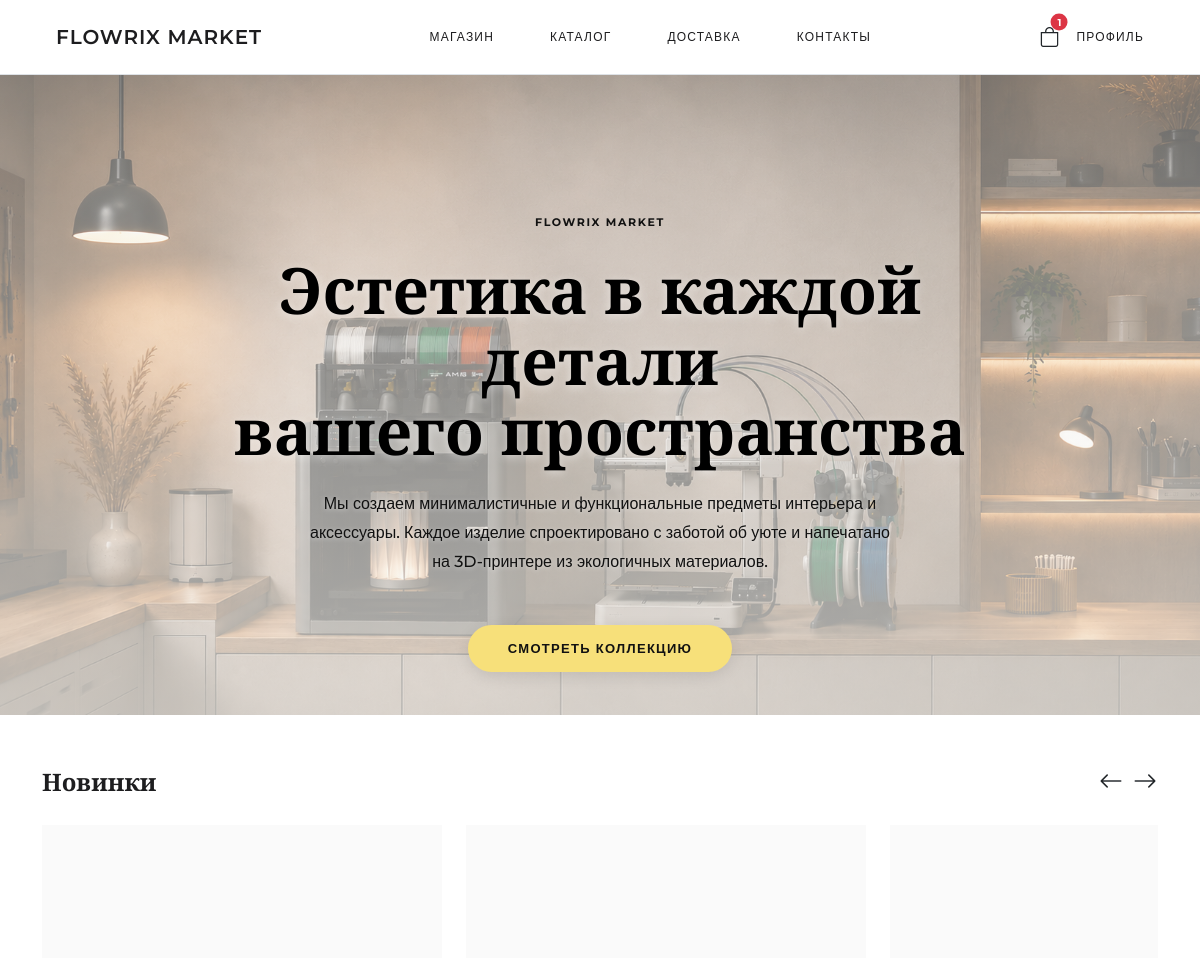
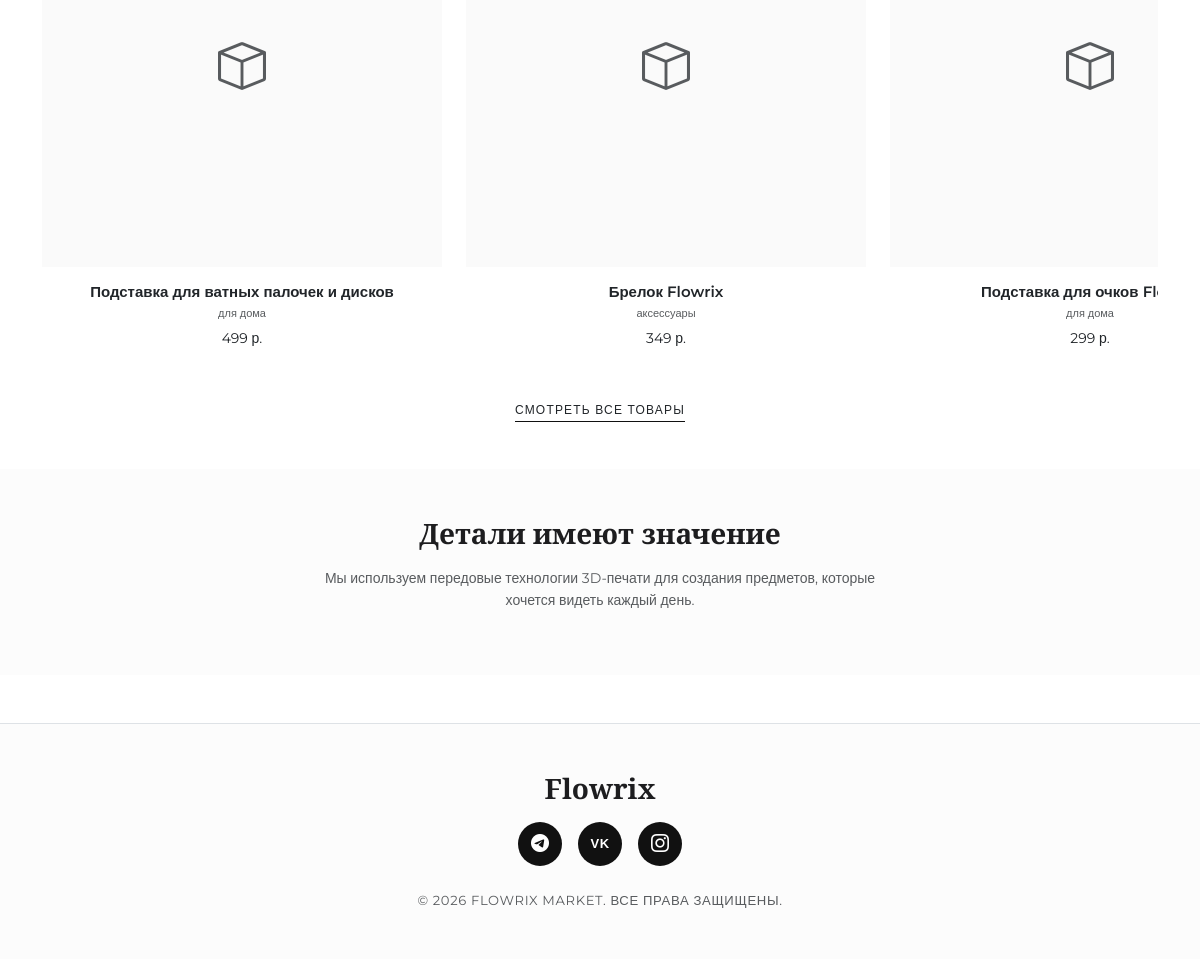
The page / (signed in) on the database its author committed (2 pictures, top to bottom).
### models.py (models this page shows, shortened)
class OrderItem(db.Model):
    __tablename__ = "order_items"
    id = db.Column(db.Integer, primary_key=True)
    order_id = db.Column(db.Integer, db.ForeignKey("orders.id"), nullable=False)
    product_id = db.Column(db.Integer, db.ForeignKey("products.id"), nullable=True)
    quantity = db.Column(db.Integer, nullable=False, default=1)
    price_at_purchase = db.Column(db.Numeric(10, 2), nullable=False)
    order = db.relationship("Order", back_populates="items")
    product = db.relationship("Product", back_populates="order_items")

class Product(db.Model):
    __tablename__ = "products"
    id = db.Column(db.Integer, primary_key=True)
    name = db.Column(db.String(128), nullable=False)
    description = db.Column(db.Text, nullable=True)
    price = db.Column(db.Numeric(10, 2), nullable=False)
    image_filename = db.Column(db.String(256), nullable=True)
    category = db.Column(db.String(64), nullable=True)
    is_available = db.Column(db.Boolean, default=True, nullable=False)
    created_at = db.Column(db.DateTime, default=datetime.utcnow)
    order_items = db.relationship("OrderItem", back_populates="product")
    @property
    def price_float(self) -> float:
        return float(self.price)

### routes/products.py (the view)
@products_bp.route("/")
def home():
    featured = Product.query.filter_by(is_available=True).order_by(
        Product.created_at.desc()
    ).limit(4).all()
    return render_template("home.html", featured=featured)

### models.py (called while the page is built)
@login_manager.user_loader
def load_user(user_id: str):
    return db.session.get(User, int(user_id))

    @property
    def active_cart(self):
        return self.orders.filter_by(status="new").first()

    @property
    def items_count(self) -> int:
        return sum(item.quantity for item in self.items)

### templates/home.html (shortened to what this page needs)
{% extends "base.html" %}
{% block content %}
<section class="d-flex align-items-center justify-content-center text-center position-relative" style="min-height: 80vh; overflow: hidden; background-color: #f7f6f2;">
  <div class="position-absolute w-100 h-100 hero-background"></div>
  <div class="position-absolute w-100 h-100" style="background: linear-gradient(to bottom, rgba(247, 246, 242, 0.2), rgba(247, 246, 242, 0.6));"></div>
  <div class="container position-relative z-1 pt-4 pt-md-5 mt-4 mt-md-5" data-aos="fade-up" style="max-width: 800px;">
    <p class="text-uppercase mb-4 fw-bold" style="letter-spacing: 0.15em; font-size: 11px; color: #111;">Flowrix Market</p>
    <h1 class="font-serif mb-4" style="font-size: clamp(40px, 6vw, 64px); line-height: 1.1; color: #000; text-shadow: 0 2px 10px rgba(255,255,255,0.5);">
      Эстетика в каждой детали<br>вашего пространства
    </h1>
    <p class="mb-5 mx-auto fw-medium" style="font-size: 16px; color: #111; max-width: 600px; line-height: 1.8; text-shadow: 0 1px 5px rgba(255,255,255,0.5);">
      Мы создаем минималистичные и функциональные предметы интерьера и аксессуары. Каждое изделие спроектировано с заботой об уюте и напечатано на 3D-принтере из экологичных материалов.
    </p>
    <a href="{{ url_for('products.index') }}" class="btn btn-accent" style="background-color: #f7e07a; color: #111; box-shadow: 0 4px 15px rgba(0,0,0,0.1);">
      Смотреть коллекцию
    </a>
  </div>
</section>
{% if featured %}
<section class="py-5 bg-white position-relative overflow-hidden">
  <div class="container">
    <div class="d-flex align-items-center justify-content-between mb-4" data-aos="fade-up">
      <h3 class="font-serif mb-0 fs-4">Новинки</h3>
      <div class="d-flex gap-2">
        <button id="scrollLeftBtn" class="btn btn-link text-dark p-0 text-decoration-none fs-4"><i class="bi bi-arrow-left"></i></button>
        <button id="scrollRightBtn" class="btn btn-link text-dark p-0 text-decoration-none fs-4"><i class="bi bi-arrow-right"></i></button>
      </div>
    </div>
    <div id="productCarousel" class="d-flex overflow-auto gap-4 pb-4 pe-4" style="scroll-snap-type: x mandatory; scroll-behavior: smooth; -webkit-overflow-scrolling: touch;">
      {% for product in featured %}
        <div class="flex-shrink-0" style="width: 90vw; max-width: 400px; scroll-snap-align: start;" data-aos="fade-up" data-aos-delay="{{ loop.index * 50 }}">
          <div class="product-card text-center">
            <a href="{{ url_for('products.detail', product_id=product.id) }}" class="text-decoration-none">
              <div class="img-wrapper mb-3 bg-surface d-flex align-items-center justify-content-center overflow-hidden" style="aspect-ratio: 1;">
              </div>
              <h5 class="text-dark mb-1" style="font-size: 15px;">{{ product.name }}</h5>
              <div class="category text-muted mb-1" style="font-size: 11px;">{{ product.category or "Без категории" }}</div>
              <div class="price text-dark">{{ "%.0f"|format(product.price_float) }} р.</div>
            </a>
          </div>
        </div>
      {% endfor %}
    </div>
    <div class="text-center mt-4" data-aos="fade-up">
      <a href="{{ url_for('products.index') }}" class="text-dark text-uppercase text-decoration-none" style="font-size: 12px; letter-spacing: 0.1em; border-bottom: 1px solid #111; padding-bottom: 4px;">
        Смотреть все товары
      </a>
    </div>
  </div>
</section>
{% endif %}
<section class="py-5" style="background-color: #fcfcfc;">
  <div class="container text-center" style="max-width: 600px;" data-aos="fade-up">
    <h3 class="font-serif mb-3">Детали имеют значение</h3>
    <p class="text-muted" style="font-size: 14px;">Мы используем передовые технологии 3D-печати для создания предметов, которые хочется видеть каждый день.</p>
  </div>
</section>
{% endblock %}

### templates/base.html (shortened to what this page needs)
<!DOCTYPE html>
<html lang="ru">
<head>
  <link rel="stylesheet" href="https://cdn.jsdelivr.net/npm/bootstrap@5.3.3/dist/css/bootstrap.min.css">
  <link rel="stylesheet" href="https://cdn.jsdelivr.net/npm/bootstrap-icons@1.11.3/font/bootstrap-icons.min.css">
  <link rel="stylesheet" href="https://unpkg.com/aos@next/dist/aos.css" />
  <link rel="stylesheet" href="{{ url_for('static', filename='css/style.css') }}">
</head>
<body>
  <nav class="navbar navbar-minimal sticky-top bg-white py-3 border-bottom">
    <div class="container-fluid px-4">
      <div class="d-flex align-items-center justify-content-between w-100">
        <div class="d-flex align-items-center">
          <a class="navbar-brand m-0" href="{{ url_for('products.home') }}">Flowrix Market</a>
        </div>
        <div class="d-none d-lg-flex gap-4">
          <a class="nav-link" href="{{ url_for('products.home') }}">МАГАЗИН</a>
          <a class="nav-link" href="{{ url_for('products.index') }}">КАТАЛОГ</a>
          <a class="nav-link" href="{{ url_for('products.delivery') }}">ДОСТАВКА</a>
          <a class="nav-link" href="{{ url_for('products.contacts') }}">КОНТАКТЫ</a>
        </div>
        <div class="d-flex align-items-center gap-3">
          {% if current_user.is_authenticated %}
            <button class="btn btn-link text-dark text-decoration-none d-flex align-items-center gap-2 p-0 position-relative" type="button" data-bs-toggle="offcanvas" data-bs-target="#offcanvasCart">
              <i class="bi bi-bag fs-5"></i>
              {% if current_user.active_cart and current_user.active_cart.items_count > 0 %}
                <span class="position-absolute top-0 start-100 translate-middle badge rounded-pill bg-danger" style="font-size: 10px;">
                  {{ current_user.active_cart.items_count }}
                </span>
              {% endif %}
            </button>
            <a class="nav-link p-0 text-dark" href="{{ url_for('auth.profile') }}">ПРОФИЛЬ</a>
          {% else %}
            <a class="nav-link p-0 text-dark" href="{{ url_for('auth.login') }}">ВОЙТИ</a>
          {% endif %}
        </div>
      </div>
    </div>
  </nav>
  <main style="min-height: 70vh;">
    {% block content %}{% endblock %}
  </main>
  <footer class="py-5 mt-5 border-top" style="background-color: #fcfcfc;">
    <div class="container d-flex flex-column align-items-center justify-content-center text-center">
      <h3 class="font-serif mb-3">Flowrix</h3>
      <div class="d-flex gap-3 mb-4">
        <a href="https://t.me/+lvLVunCbq9k2MjZi" target="_blank" class="social-icon-round" aria-label="Telegram">
          <i class="bi bi-telegram"></i>
        </a>
        <a href="https://vk.com/flowrix3d" target="_blank" class="social-icon-round" aria-label="VK">
          <span style="font-size: 13px; font-weight: bold; letter-spacing: 0.5px; font-family: sans-serif;">VK</span>
        </a>
        <a href="https://www.instagram.com/flowrix3d" target="_blank" class="social-icon-round" aria-label="Instagram">
          <i class="bi bi-instagram"></i>
        </a>
      </div>
      <p class="text-muted small mb-0" style="letter-spacing: 0.05em; text-transform: uppercase;">© 2026 Flowrix Market. Все права защищены.</p>
    </div>
  </footer>
</body>
</html>

### static/css/style.css (style rules this page uses)
:root { --color-primary: #111111; --color-secondary: #f0f0f0; --color-bg: #ffffff; --color-surface: #fafafa; --color-border: #e6e6e6; --color-text: #1d1d1f; --color-muted: #86868b; --color-accent: #f7e07a; --font-main: 'Montserrat', sans-serif; --font-heading: 'Playfair Display', serif; --radius-sm: 4px; --radius-md: 8px; --radius-pill: 50px; }
body { font-family: var(--font-main); background-color: var(--color-bg); color: var(--color-text); line-height: 1.6; font-size: 15px; font-weight: 400; -webkit-font-smoothing: antialiased; }
h1, h2, h3, h4, h5, h6, .font-serif { font-family: var(--font-heading); font-weight: 600; }
.navbar-minimal { background: rgba(255, 255, 255, 0.95); backdrop-filter: blur(10px); border-bottom: 1px solid var(--color-border); padding: 1.5rem 2rem; }
.navbar-brand { font-family: var(--font-main); font-weight: 600; font-size: 20px; letter-spacing: 0.05em; color: var(--color-text) !important; text-transform: uppercase; }
.nav-link { font-size: 12px; color: var(--color-text) !important; font-weight: 500; text-transform: uppercase; letter-spacing: 0.1em; transition: opacity 0.2s; padding: 0.5rem 1rem; }
.btn-accent { background-color: var(--color-accent); color: var(--color-primary); border: none; padding: 14px 40px; border-radius: var(--radius-pill); font-weight: 600; font-size: 13px; text-transform: uppercase; letter-spacing: 0.1em; transition: all 0.3s; }
.product-card { text-align: center; transition: all 0.3s ease; background: transparent; border: none; }
.product-card .img-wrapper { background: var(--color-surface); margin-bottom: 1.5rem; overflow: hidden; }
.product-card h5 { font-family: var(--font-main); font-weight: 600; font-size: 16px; margin-bottom: 0.5rem; color: var(--color-primary); }
.product-card .category { font-size: 12px; color: var(--color-muted); margin-bottom: 0.5rem; text-transform: lowercase; }
.product-card .price { font-size: 14px; color: var(--color-primary); }
.bg-surface { background-color: var(--color-surface); }

### templates/base.html (style rules this page uses)
.social-icon-round { display: inline-flex; align-items: center; justify-content: center; width: 44px; height: 44px; border-radius: 50%; background-color: #111; color: #fff; font-size: 18px; text-decoration: none; transition: all 0.2s ease; }

### templates/home.html (style rules this page uses)
#productCarousel { -ms-overflow-style: none; scrollbar-width: none; }

### rows shown on the page
OrderItem: active_cart.items_count "1"
Product: name "Подставка для ватных палочек и дисков", category "для дома", price_float "499"
Product: name "Брелок Flowrix", category "аксессуары", price_float "349"
Product: name "Подставка для очков…", category "для дома", price_float "299"
